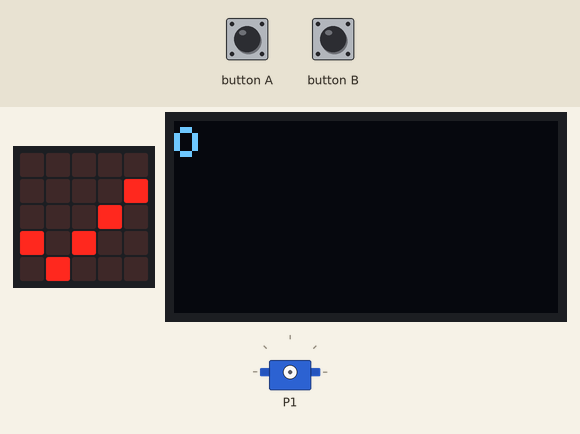
A program run on a simulated BBC micro:bit (MakeCode). On the bench: the board's 5×5 LED display, 128×64 one-colour display, servo. The inputs (shaded band) are chosen by the test bench.

Above: at 0.7 s.
1.9 s: button A pressed for 0.15 s
At 3.8 s:
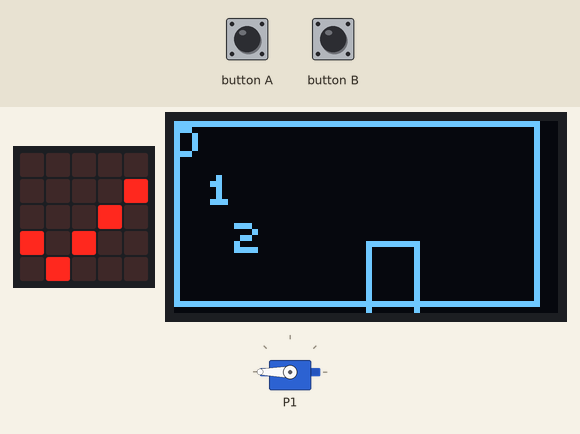
5.0 s: button B pressed for 0.15 s
At 7.2 s:
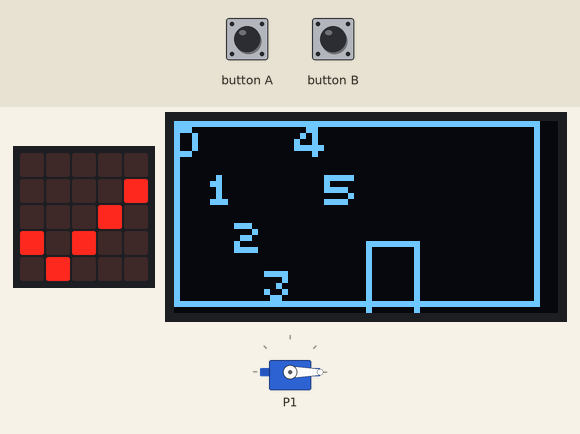
Timing chart, 0 to 8.7 s (numbered marks = the images above; inputs shaded):
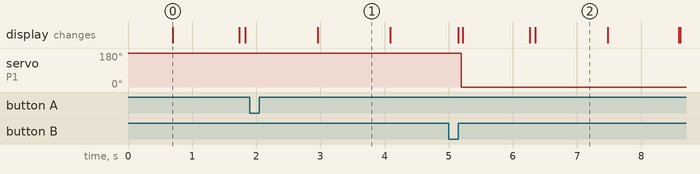

The program:

main.ts
```typescript
input.onButtonPressed(Button.A, function () {
    pins.servoWritePin(AnalogPin.P1, 180)
})
input.onButtonPressed(Button.B, function () {
    pins.servoWritePin(AnalogPin.P1, 0)
})
let i = 0
basic.showIcon(IconNames.Yes)
OLED12864_I2C.init(60)
OLED12864_I2C.invert(false)
OLED12864_I2C.zoom(true)
basic.forever(function () {
    OLED12864_I2C.showNumber(
    i % 12,
    i % 4,
    i,
    1
    )
    basic.pause(1000)
    OLED12864_I2C.rect(
    0,
    0,
    60,
    30,
    1
    )
    i += 1
    OLED12864_I2C.rect(
    32,
    32,
    40,
    20,
    1
    )
    if (i % 12 == 0) {
        OLED12864_I2C.clear()
    }
})
```

test.ts
```typescript
// Hier kann man Tests durchführen; diese Datei wird nicht kompiliert, wenn dieses Paket als Erweiterung verwendet wird.
```

Measured:
- after the input at 5.0 s, servo on P1: 180° → 0° after 0.20 s
- what the display in image 0 shows lasts 1.0 s, from 0.7 s to 1.7 s
- what the display in image 1 shows lasts 1.1 s, from 3.0 s to 4.1 s
